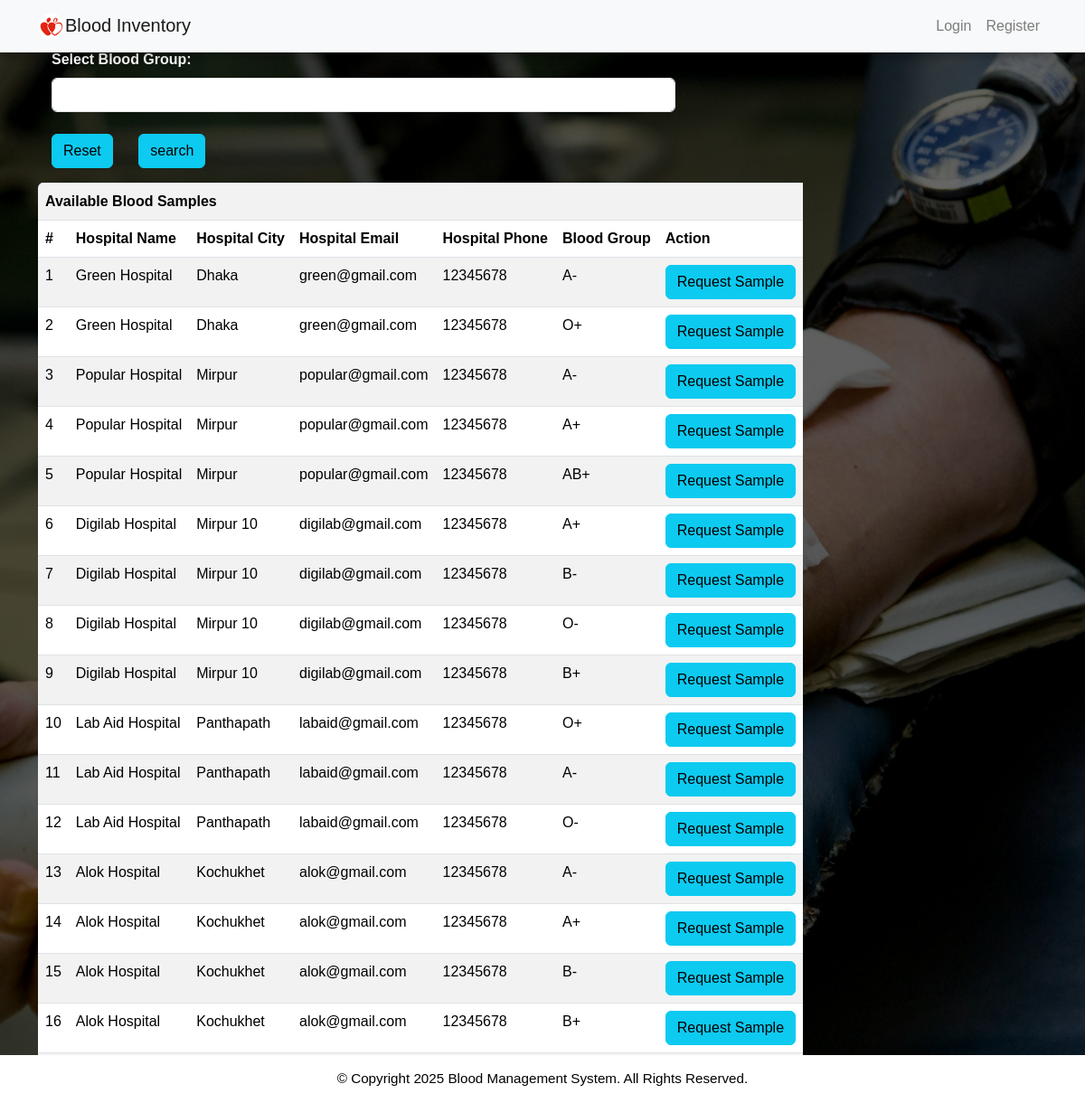
The app's page /abs.php with its own data.
### tables this page shows
CREATE TABLE `bloodinfo` (
  `bid` int(11) NOT NULL,
  `hid` int(11) NOT NULL,
  `bg` varchar(10) NOT NULL
);

CREATE TABLE `hospitals` (
  `id` int(11) NOT NULL,
  `hname` varchar(100) NOT NULL,
  `hemail` varchar(100) NOT NULL,
  `hpassword` varchar(100) NOT NULL,
  `hphone` varchar(100) NOT NULL,
  `hcity` varchar(100) NOT NULL
);

### message.php (called while the page is built, shortened)
<?php $counter=0; if(isset($_GET['msg'])) { ?>
	<div class="col-5 alert alert alert-success alert-dismissible fade show card" id="message">
		<button type="button" class="close" data-dismiss="alert" title="close">&times;</button><?php echo $_GET['msg'];?>
	</div>
<?php }?>

### abs.php (the view, shortened to what this page needs)
<?php
require 'file/connection.php';
if (isset($_GET['search'])) {
    $searchKey = $_GET['search'];
    $sql = "select bloodinfo.*, hospitals.* from bloodinfo, hospitals where bloodinfo.hid=hospitals.id && bg='$searchKey'";
} else {
    $sql = "select bloodinfo.*, hospitals.* from bloodinfo, hospitals where bloodinfo.hid=hospitals.id";
}
$result = mysqli_query($conn, $sql);
?>
<!DOCTYPE html>
<html>
<?php require 'head.php'; ?>
<body>
    <?php require 'header.php'; ?>
    <div class="container cont">
        <?php require 'message.php'; ?>
        <div class="row col-lg-8 col-md-8 col-sm-12 mb-3">
            <form method="get" action="" style="margin-top:-20px; ">
                <label class="font-weight-bolder">Select Blood Group:</label>
                <select name="search" class="form-control">
                    <option><?php echo @$_GET['search']; ?></option>
                    <option value="A+">A+</option>
                </select><br>
                <a href="abs.php" class="btn btn-info mr-4"> Reset</a>
                <input type="submit" name="submit" class="btn btn-info" value="search">
            </form>
        </div>
        <table class="table table-responsive table-striped rounded mb-5">
            <tr>
                <th colspan="7" class="title">Available Blood Samples</th>
            </tr>
            <tr>
                <th>#</th>
                <th>Hospital Name</th>
                <th>Hospital City</th>
                <th>Hospital Email</th>
                <th>Hospital Phone</th>
                <th>Blood Group</th>
                <th>Action</th>
            </tr>
            <?php while ($row = mysqli_fetch_array($result)) { ?>
                <tr>
                    <td><?php echo ++$counter; ?></td>
                    <td><?php echo $row['hname']; ?></td>
                    <td><?php echo ($row['hcity']); ?></td>
                    <td><?php echo ($row['hemail']); ?></td>
                    <td><?php echo ($row['hphone']); ?></td>
                    <td><?php echo ($row['bg']); ?></td>
                    <form action="file/request.php" method="post">
                        <?php if (isset($_SESSION['hid'])) { ?>
                            <td><a href="javascript:void(0);" class="btn btn-info hospital">Request Sample</a></td>
                        <?php } else {
                            (isset($_SESSION['rid']))  ?>
                            <td><input type="submit" name="request" class="btn btn-info" value="Request Sample"></td>
                        <?php } ?>
                    </form>
                </tr>
            <?php } ?>
        </table>
    </div>
    <?php require 'footer.php' ?>
</body>

### head.php (shortened to what this page needs)
<head>
    <link rel="stylesheet" href="https://maxcdn.bootstrapcdn.com/bootstrap/4.5.0/css/bootstrap.min.css">
    <link rel="stylesheet" type="text/css" href="../library/css/bootstrap.min.css"/>
    <link href="css/style.css" rel="stylesheet"/>
</head>

### header.php (shortened to what this page needs)
<nav class="navbar navbar-expand-sm navbar-light bg-light sticky-top">
    <div class="container">
        <a class="navbar-brand" href="index.php"><img src="image/favicon.jpg" width="30" height="30" class="rounded-circle">Blood Inventory</a>
        <div class="collapse navbar-collapse" id="collapsibleNavbar">
            <?php if (isset($_SESSION['hid'])) { ?>
            <?php } elseif (isset($_SESSION['rid'])) { ?>
            <?php } else { ?>
                <ul class="navbar-nav ml-auto">
                    <li class="nav-item">
                        <a class="nav-link btn btn-light" href="login.php">Login</a>
                    </li>
                    <li class="nav-item">
                        <a class="nav-link btn btn-light" href="register.php">Register</a>
                    </li>
                </ul>
            <?php } ?>
        </div>
    </div>
</nav>

### footer.php (shortened to what this page needs)
<!DOCTYPE html>
<html>
<head>
</head>
<body>
  <div class="footer">
    <p>© Copyright 2025<span id="demo"></span> <span class="brand">Blood Management System. </span> All Rights Reserved.
    </p>
  </div>
</body>
</html>

### css/style.css (style rules this page uses)
body { font-family: "Poppins", sans-serif; background: linear-gradient(rgba(0, 0, 0, 0.6), rgba(0, 0, 0, 0.6)), url("../hero.jpg") no-repeat center center fixed; background-size: cover; color: #fff; margin: 0; }
.navbar { background-color: rgba(139, 0, 0, 0.1); box-shadow: 0 4px 10px rgba(0, 0, 0, 0.3); }
.footer { background-color: #8b0000; color: #fff; padding: 25px 0; text-align: center; font-size: 0.95rem; }

### abs.php (style rules this page uses)
body { background-size: cover; min-height: 0; height: 900px; }

### footer.php (style rules this page uses)
.footer { position: fixed; left: 0; bottom: 0; width: 100%; background-color: white; color: black; text-align: center; padding: 15px 5px; }
.footer p { margin-bottom: 0 !important; }

### records on screen
bloodinfo: hid.hname "Green Hospital", hid.hcity "Dhaka", hid.hemail "green@gmail.com", hid.hphone "12345678", bg "A-"
bloodinfo: hid.hname "Green Hospital", hid.hcity "Dhaka", hid.hemail "green@gmail.com", hid.hphone "12345678", bg "O+"
bloodinfo: hid.hname "Popular Hospital", hid.hcity "Mirpur", hid.hemail "popular@gmail.com", hid.hphone "12345678", bg "A-"
bloodinfo: hid.hname "Popular Hospital", hid.hcity "Mirpur", hid.hemail "popular@gmail.com", hid.hphone "12345678", bg "A+"
bloodinfo: hid.hname "Popular Hospital", hid.hcity "Mirpur", hid.hemail "popular@gmail.com", hid.hphone "12345678", bg "AB+"
bloodinfo: hid.hname "Digilab Hospital", hid.hcity "Mirpur 10", hid.hemail "digilab@gmail.com", hid.hphone "12345678", bg "A+"
bloodinfo: hid.hname "Digilab Hospital", hid.hcity "Mirpur 10", hid.hemail "digilab@gmail.com", hid.hphone "12345678", bg "B-"
bloodinfo: hid.hname "Digilab Hospital", hid.hcity "Mirpur 10", hid.hemail "digilab@gmail.com", hid.hphone "12345678", bg "O-"
bloodinfo: hid.hname "Digilab Hospital", hid.hcity "Mirpur 10", hid.hemail "digilab@gmail.com", hid.hphone "12345678", bg "B+"
bloodinfo: hid.hname "Lab Aid Hospital", hid.hcity "Panthapath", hid.hemail "labaid@gmail.com", hid.hphone "12345678", bg "O+"
bloodinfo: hid.hname "Lab Aid Hospital", hid.hcity "Panthapath", hid.hemail "labaid@gmail.com", hid.hphone "12345678", bg "A-"
bloodinfo: hid.hname "Lab Aid Hospital", hid.hcity "Panthapath", hid.hemail "labaid@gmail.com", hid.hphone "12345678", bg "O-"
bloodinfo: hid.hname "Alok Hospital", hid.hcity "Kochukhet", hid.hemail "alok@gmail.com", hid.hphone "12345678", bg "A-"
bloodinfo: hid.hname "Alok Hospital", hid.hcity "Kochukhet", hid.hemail "alok@gmail.com", hid.hphone "12345678", bg "A+"
bloodinfo: hid.hname "Alok Hospital", hid.hcity "Kochukhet", hid.hemail "alok@gmail.com", hid.hphone "12345678", bg "B-"
bloodinfo: hid.hname "Alok Hospital", hid.hcity "Kochukhet", hid.hemail "alok@gmail.com", hid.hphone "12345678", bg "B+"
